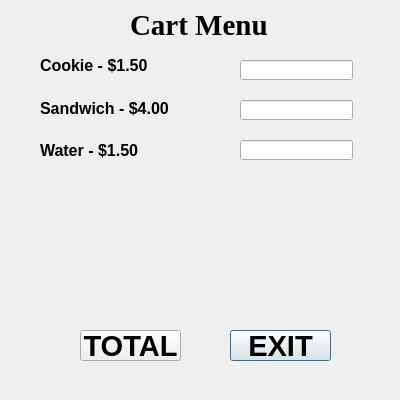
<?xml version="1.0" encoding="UTF-8"?>
<ui version="4.0">
 <class>view3</class>
 <widget class="QDialog" name="view3">
  <property name="geometry">
   <rect>
    <x>0</x>
    <y>0</y>
    <width>400</width>
    <height>400</height>
   </rect>
  </property>
  <property name="minimumSize">
   <size>
    <width>400</width>
    <height>400</height>
   </size>
  </property>
  <property name="maximumSize">
   <size>
    <width>400</width>
    <height>400</height>
   </size>
  </property>
  <property name="windowTitle">
   <string>Cart Menu - The Internet Cafe</string>
  </property>
  <widget class="QLabel" name="total_label">
   <property name="geometry">
    <rect>
     <x>90</x>
     <y>180</y>
     <width>211</width>
     <height>111</height>
    </rect>
   </property>
   <property name="text">
    <string/>
   </property>
  </widget>
  <widget class="QLineEdit" name="water_input">
   <property name="geometry">
    <rect>
     <x>240</x>
     <y>140</y>
     <width>113</width>
     <height>20</height>
    </rect>
   </property>
  </widget>
  <widget class="QLineEdit" name="cookie_input">
   <property name="geometry">
    <rect>
     <x>240</x>
     <y>60</y>
     <width>113</width>
     <height>20</height>
    </rect>
   </property>
  </widget>
  <widget class="QLabel" name="cookie_label">
   <property name="geometry">
    <rect>
     <x>40</x>
     <y>50</y>
     <width>121</width>
     <height>31</height>
    </rect>
   </property>
   <property name="font">
    <font>
     <pointsize>12</pointsize>
     <weight>75</weight>
     <bold>true</bold>
    </font>
   </property>
   <property name="text">
    <string>Cookie - $1.50</string>
   </property>
  </widget>
  <widget class="QPushButton" name="exit2_button">
   <property name="geometry">
    <rect>
     <x>230</x>
     <y>330</y>
     <width>101</width>
     <height>31</height>
    </rect>
   </property>
   <property name="font">
    <font>
     <pointsize>22</pointsize>
     <weight>75</weight>
     <bold>true</bold>
    </font>
   </property>
   <property name="text">
    <string>EXIT</string>
   </property>
  </widget>
  <widget class="QLabel" name="cartmenu_label">
   <property name="geometry">
    <rect>
     <x>130</x>
     <y>10</y>
     <width>141</width>
     <height>31</height>
    </rect>
   </property>
   <property name="font">
    <font>
     <family>Times New Roman</family>
     <pointsize>22</pointsize>
     <weight>75</weight>
     <bold>true</bold>
    </font>
   </property>
   <property name="text">
    <string>Cart Menu</string>
   </property>
  </widget>
  <widget class="QLabel" name="sandwich_label">
   <property name="geometry">
    <rect>
     <x>40</x>
     <y>100</y>
     <width>141</width>
     <height>16</height>
    </rect>
   </property>
   <property name="font">
    <font>
     <pointsize>12</pointsize>
     <weight>75</weight>
     <bold>true</bold>
    </font>
   </property>
   <property name="text">
    <string>Sandwich - $4.00</string>
   </property>
  </widget>
  <widget class="QPushButton" name="grandtotal_button">
   <property name="geometry">
    <rect>
     <x>80</x>
     <y>330</y>
     <width>101</width>
     <height>31</height>
    </rect>
   </property>
   <property name="font">
    <font>
     <pointsize>22</pointsize>
     <weight>75</weight>
     <bold>true</bold>
    </font>
   </property>
   <property name="text">
    <string>TOTAL</string>
   </property>
  </widget>
  <widget class="QLineEdit" name="sandwich_input">
   <property name="geometry">
    <rect>
     <x>240</x>
     <y>100</y>
     <width>113</width>
     <height>20</height>
    </rect>
   </property>
  </widget>
  <widget class="QLabel" name="water_label">
   <property name="geometry">
    <rect>
     <x>40</x>
     <y>140</y>
     <width>121</width>
     <height>21</height>
    </rect>
   </property>
   <property name="font">
    <font>
     <pointsize>12</pointsize>
     <weight>75</weight>
     <bold>true</bold>
    </font>
   </property>
   <property name="text">
    <string>Water - $1.50</string>
   </property>
  </widget>
 </widget>
 <resources/>
 <connections/>
</ui>
